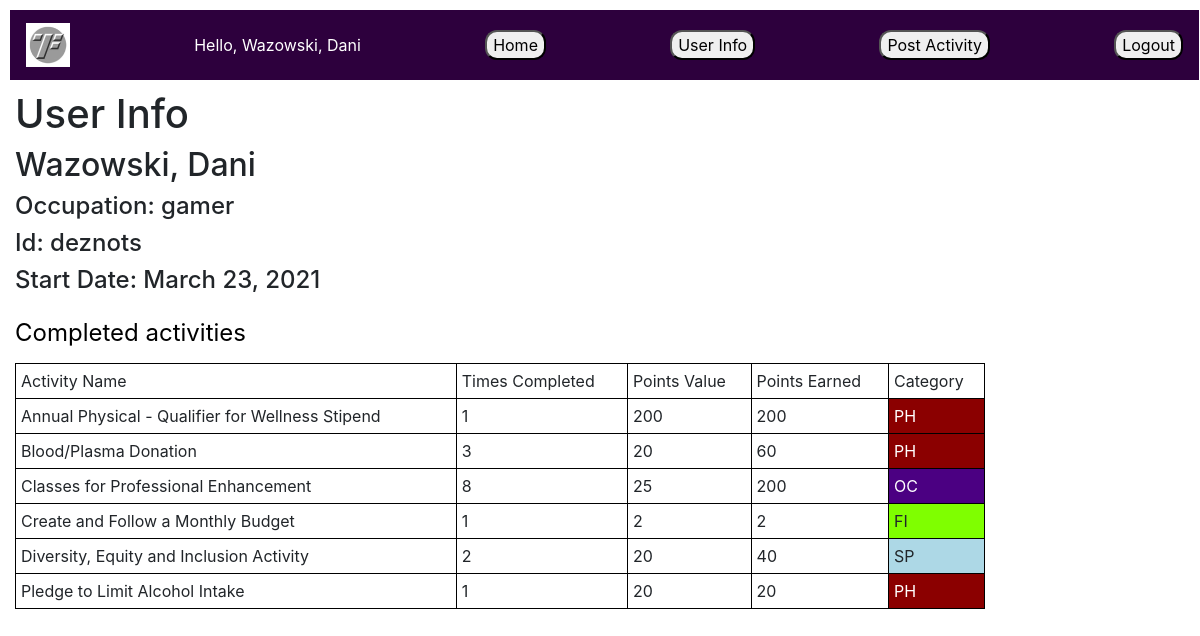
Screenshot of /wellness/userinfo (signed in) with the database file from the repository.
### wellness/models.py (models this page shows, shortened)
class Profile(models.Model):
    user = models.OneToOneField(User, on_delete=models.CASCADE)
    occupation = models.CharField(max_length=30, blank=True,editable=True)
    start_date = models.DateField(null=True, blank=True)
    ftid = models.TextField(blank=True, max_length=50)
    class Meta:
        ordering = ['user']

class Activity(models.Model):
    PHYSICAL = 'PH'
    SPIRITUAL = 'SP'
    FINANCIAL = 'FI'
    OCCUPATIONAL = 'OC'
    PERSONAL = 'PE'
    NA = 'NA'
    GROUP_CHOICES = [
        (PHYSICAL, 'Physical'),
        (SPIRITUAL, 'Spiritual'),
        (FINANCIAL, 'Financial'),
        (OCCUPATIONAL, 'Occupational'),
        (PERSONAL, 'Personal'),
        (NA, 'NA'),
    ]
    DAY = 'DAY'
    MONTH = 'MTH'
    YEAR = 'YER'
    DUNNO = 'IDK'
    FREQ_CHOICES = [
        (DAY, 'Day'),
        (MONTH, 'Month'),
        (YEAR, 'Year'),
        (DUNNO, 'Choose')
    ]
    name = models.TextField(max_length=100, blank=True)
    details = models.TextField(max_length=200, blank=True,null=True)
    group = models.CharField(max_length= 2, choices= GROUP_CHOICES, default= NA)
    max_complete = models.SmallIntegerField()
    value = models.IntegerField()
    max_points = models.IntegerField()
    frequency = models.SmallIntegerField()
    time_freq = models.CharField(max_length= 3, choices= FREQ_CHOICES, default= DUNNO)

### wellness/views.py (the view)
# urls.py: path('userinfo', views.userinfo, name='userinfo'),
def userinfo(request):
    home_user = request.user.profile
    Cactivity = CompletedActivity.objects.filter(user=home_user)
    UActivity = Cactivity.values('activity_id', 'activity__name', 'activity__value', 'activity__group').annotate \
        (count=Count('activity__name'), earned=Sum('activity__value'))
    TimesCompelted = Cactivity.annotate(count=Count('activity__name'))
    context = {
        'huser': home_user,
        'Lname': home_user.user.last_name,
        'Fname': home_user.user.first_name,
        'num_activities': 1,
        'activity_list': UActivity,
        "times_completed": TimesCompelted,
        'occ': home_user.occupation,
        'start_date': home_user.start_date,
        'ftid': home_user.ftid
    }
    return render(request, 'userinfo.html', context=context)

### templates/userinfo.html
{% extends "base_generic.html" %}
{% block content %}
    {% load static %}
    <link rel="stylesheet" href="{% static 'postingcolors.css' %}">
  <h1>User Info</h1>
    <h2>{{ Lname }}, {{ Fname }}</h2>
    <h4>Occupation: {{ occ }}</h4>
    <h4>Id: {{ ftid }}</h4>
    <h4>Start Date: {{ start_date }}</h4>
    {%  if activity_list %}
    <table style="width:100%">
    <caption> Completed activities</caption>
    <tr>
        <td>Activity Name</td>
        <td>Times Completed</td>
        <td>Points Value</td>
        <td>Points Earned</td>
        <td>Category</td>
    </tr>
        {%  for activity in activity_list %}
        <tr>
            <td>{{ activity.activity__name }} </td>
            <td>{{ activity.count }} </td>
            <td>{{ activity.activity__value }} </td>
            <td>{{ activity.earned }} </td>
            <td class="{{ activity.activity__group }}">{{ activity.activity__group }} </td>
        </tr>
        {% endfor %}
    </table>
    {%  else %}
    <p> You have no activities u about to be broke</p>
    {% endif %}
{% endblock %}

### templates/base_generic.html (shortened to what this page needs)
<!DOCTYPE html>
<html lang="en">
<head>
{% load static %}
  {% block title %}<title>Wellness</title>
  <link rel="stylesheet" href="https://cdn.jsdelivr.net/npm/bootstrap@4.5.3/dist/css/bootstrap.min.css">
  {% load static %}
  <link rel="stylesheet" href="{% static 'style.css' %}">
</head>
<body>
      <nav class="navbar navbar-light" style="background-color: #2d003d; margin: 10px 1px 10px 10px">
        <a class="navbar-brand mx-0" href=""><img src="{% static 'images/smolftlogo.png' %}" alt="FT Logo"></a>
          <div class="d-inline-block">
          <span class="navbar-text" style="color: #ffffff">
        Hello, {{ Lname }}, {{ Fname }}
         </span>
          </div>
          <div class="d-inline-block">
              <a href=" {% url 'index' %}" type="button">
                  <button style="border-radius: 12px">Home</button>
              </a>
          </div>
          <div class="d-inline-block">
          <a href=" {% url 'userinfo' %}" type="button">
              <button style="border-radius: 12px">User Info</button>
          </a>
          </div>
          <div class="d-inline-block">
              <a href=" {% url 'post' %}" type="button">
                  <button style="border-radius: 12px">Post Activity</button>
              </a>
          </div>
          <a href=" {% url 'login' %}" type="button">
            <button style="border-radius: 12px">Logout</button>
          </a>
      </nav>
</body>
 {% endblock %}
<div class="col-sm-10 ">{% block content %} <p>aa</p> {% endblock %}</div>
</html>

### wellness/static/style.css (style rules this page uses)
.mx-0 { margin-left: 0; }

### wellness/static/postingcolors.css (style rules this page uses)
.PH { background-color: darkred; color: white; }
.SP { background-color: lightblue; }
.FI { background-color: chartreuse; }
.OC { background-color: indigo; color: white; }
table, th, td { border: 1px solid black; border-collapse: collapse; }
td { padding: 5px; }
caption { caption-side: top; color: black; font-size:24px; }

### rows the page displays
Profile: occupation "gamer", ftid "deznots", start_date "March 23, 2021"
Activity: activity__name "Annual Physical - Qualifier for Wellness Stipend", count "1", activity__value "200", earned "200", activity__group "PH"
Activity: activity__name "Blood/Plasma Donation", count "3", activity__value "20", earned "60", activity__group "PH"
Activity: activity__name "Classes for Professional Enhancement", count "8", activity__value "25", earned "200", activity__group "OC"
Activity: activity__name "Create and Follow a Monthly Budget", count "1", activity__value "2", earned "2", activity__group "FI"
Activity: activity__name "Diversity, Equity and Inclusion Activity", count "2", activity__value "20", earned "40", activity__group "SP"
Activity: activity__name "Pledge to Limit Alcohol Intake", count "1", activity__value "20", earned "20", activity__group "PH"

### other values shown
{{ Lname }} "Wazowski"
{{ Fname }} "Dani"
